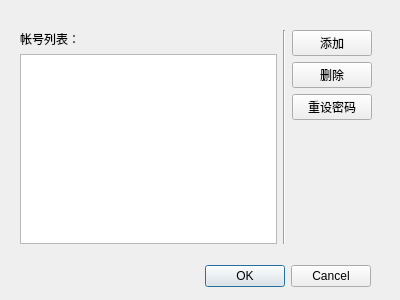
<?xml version="1.0" encoding="UTF-8"?>
<ui version="4.0">
 <class>AccountManageDlg</class>
 <widget class="QDialog" name="AccountManageDlg">
  <property name="geometry">
   <rect>
    <x>0</x>
    <y>0</y>
    <width>400</width>
    <height>300</height>
   </rect>
  </property>
  <property name="windowTitle">
   <string>帐号管理</string>
  </property>
  <property name="windowIcon">
   <iconset resource="application.qrc">
    <normaloff>:/images/alarm_clock_red.png</normaloff>:/images/alarm_clock_red.png</iconset>
  </property>
  <widget class="QDialogButtonBox" name="buttonBox">
   <property name="geometry">
    <rect>
     <x>30</x>
     <y>260</y>
     <width>341</width>
     <height>32</height>
    </rect>
   </property>
   <property name="layoutDirection">
    <enum>Qt::LeftToRight</enum>
   </property>
   <property name="orientation">
    <enum>Qt::Horizontal</enum>
   </property>
   <property name="standardButtons">
    <set>QDialogButtonBox::Cancel|QDialogButtonBox::Ok</set>
   </property>
  </widget>
  <widget class="QWidget" name="layoutWidget">
   <property name="geometry">
    <rect>
     <x>20</x>
     <y>30</y>
     <width>352</width>
     <height>214</height>
    </rect>
   </property>
   <layout class="QHBoxLayout" name="horizontalLayout">
    <item>
     <layout class="QVBoxLayout" name="verticalLayout">
      <item>
       <widget class="QLabel" name="label">
        <property name="text">
         <string>帐号列表：</string>
        </property>
       </widget>
      </item>
      <item>
       <widget class="QListWidget" name="lst_accounts"/>
      </item>
     </layout>
    </item>
    <item>
     <widget class="Line" name="line">
      <property name="orientation">
       <enum>Qt::Vertical</enum>
      </property>
     </widget>
    </item>
    <item>
     <layout class="QVBoxLayout" name="verticalLayout_2">
      <item>
       <widget class="QPushButton" name="btn_add">
        <property name="text">
         <string>添加</string>
        </property>
       </widget>
      </item>
      <item>
       <widget class="QPushButton" name="btn_del">
        <property name="text">
         <string>删除</string>
        </property>
       </widget>
      </item>
      <item>
       <widget class="QPushButton" name="btn_set_pwd">
        <property name="text">
         <string>重设密码</string>
        </property>
       </widget>
      </item>
      <item>
       <spacer name="verticalSpacer">
        <property name="orientation">
         <enum>Qt::Vertical</enum>
        </property>
        <property name="sizeHint" stdset="0">
         <size>
          <width>20</width>
          <height>40</height>
         </size>
        </property>
       </spacer>
      </item>
     </layout>
    </item>
   </layout>
  </widget>
 </widget>
 <resources>
  <include location="application.qrc"/>
 </resources>
 <connections>
  <connection>
   <sender>buttonBox</sender>
   <signal>accepted()</signal>
   <receiver>AccountManageDlg</receiver>
   <slot>accept()</slot>
   <hints>
    <hint type="sourcelabel">
     <x>248</x>
     <y>274</y>
    </hint>
    <hint type="destinationlabel">
     <x>157</x>
     <y>274</y>
    </hint>
   </hints>
  </connection>
  <connection>
   <sender>buttonBox</sender>
   <signal>rejected()</signal>
   <receiver>AccountManageDlg</receiver>
   <slot>reject()</slot>
   <hints>
    <hint type="sourcelabel">
     <x>316</x>
     <y>260</y>
    </hint>
    <hint type="destinationlabel">
     <x>286</x>
     <y>274</y>
    </hint>
   </hints>
  </connection>
 </connections>
</ui>
